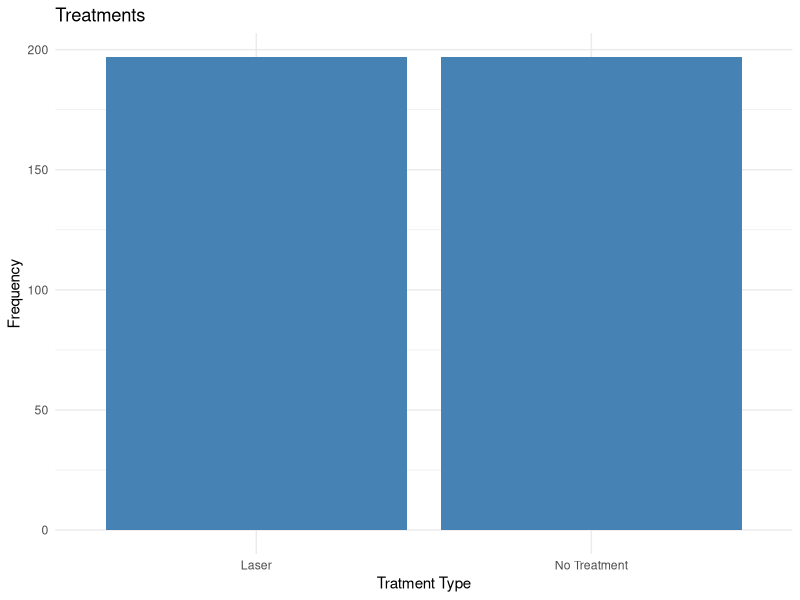
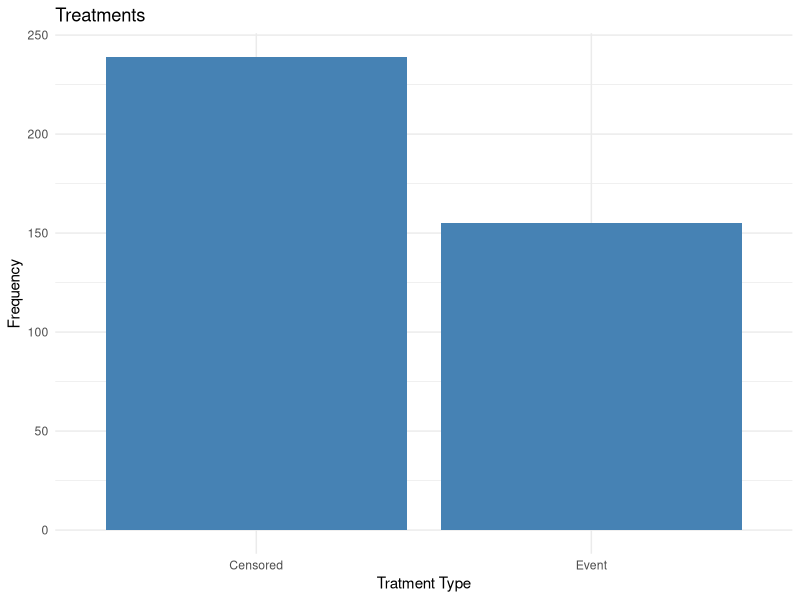
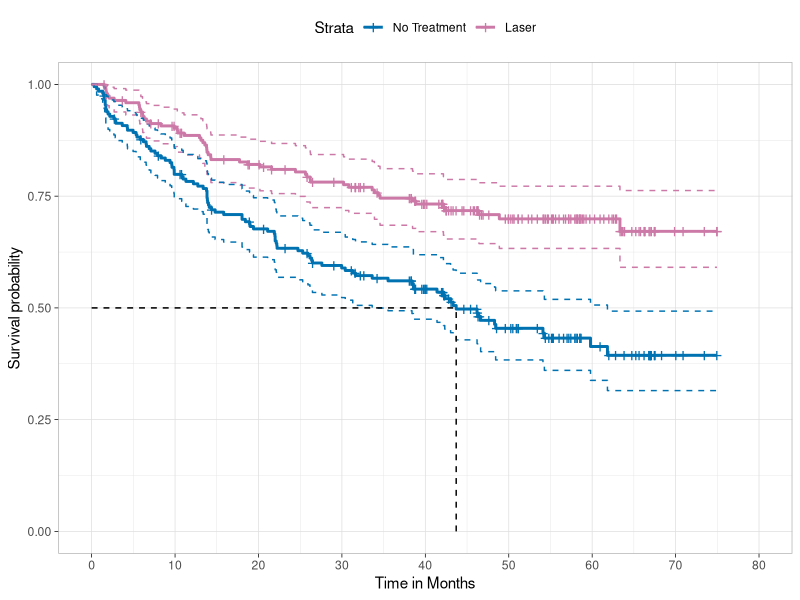
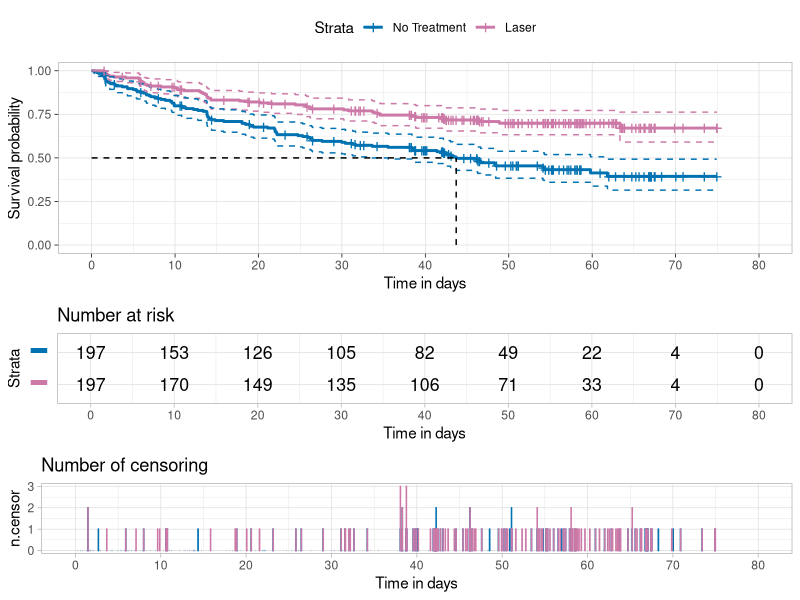

Write R code to recreate these figures, in order. (Note: this script raises an error after producing the figures.)

library(KMsurv)
library(survival)
library(ggplot2)
library(survminer)


data("diabetic")
Diabetic <- diabetic
attach(Diabetic)

# Subdataset for no treatment
data_no_trt <- Diabetic[Diabetic$trt==0,]

# Subdataset for laser
data_laser <- Diabetic[Diabetic$trt==1,]



##########################################################

# bar plot treatment

# Creating dataframe
table1 <- table(trt)
table1
tabl<- c("No Treatment", "Laser")
Freq <- c(197,197)
DF1 <- data.frame(tabl, Freq)

# Plotting

barplot1<-ggplot(data=DF1, aes(x=tabl, y=Freq)) +
  geom_bar(stat="identity", fill="steelblue")+
  theme_minimal()+ggtitle("Treatments") +
  xlab("Tratment Type") + ylab("Frequency")
barplot1


# bar plot status

# Creating dataframe
table2 <- table(status)
table2
tabl2<- c("Censored", "Event")
Freq <- c(239,155)
Df_cen <- data.frame(tabl2, Freq)

# Plotting

barplot2<-ggplot(data=Df_cen, aes(x=tabl2, y=Freq)) +
  geom_bar(stat="identity", fill="steelblue")+
  theme_minimal()+ggtitle("Treatments") +
  xlab("Tratment Type") + ylab("Frequency")
barplot2


##########################################################
# KM Estimates and survival curve wrt treatment


Diabetic_KM_Fit <- survfit(Surv(time, status) ~ trt,data=Diabetic)

summary(Diabetic_KM_Fit)


# Survical Curve


surv_curve <- ggsurvplot(
  Diabetic_KM_Fit,                     # survfit object with calculated statistics.
  data = Diabetic,             # data used to fit survival curves.
  risk.table = FALSE,       # show risk table.
  pval = FALSE,             # show p-value of log-rank test.
  conf.int = TRUE,         # show confidence intervals for 
  # point estimates of survival curves.
  palette = c("#0072B2", "#CC79A7"),
  xlim = c(0,80),         # present narrower X axis, but not affect
  # survival estimates.
  xlab = "Time in Months",   # customize X axis label.
  break.time.by = 10,     # break X axis in time intervals by 500.
  ggtheme = theme_light(), # customize plot and risk table with a theme.
  risk.table.y.text.col = T,# colour risk table text annotations.
  risk.table.height = 0.25, # the height of the risk table
  risk.table.y.text = FALSE,# show bars instead of names in text annotations
  # in legend of risk table.
  ncensor.plot = FALSE,      # plot the number of censored subjects at time t
  ncensor.plot.height = 0.25,
  conf.int.style = "step",  # customize style of confidence intervals
  surv.median.line = "hv",  # add the median survival pointer.
  legend.labs =
    c("No Treatment", "Laser")    # change legend labels.
)


surv_curve



# Survival curve with Risk table and censor plot


risktbl_cens <- ggsurvplot(
  Diabetic_KM_Fit,                     # survfit object with calculated statistics.
  data = Diabetic,             # data used to fit survival curves.
  risk.table = TRUE,       # show risk table.
  pval = FALSE,             # show p-value of log-rank test.
  conf.int = TRUE,         # show confidence intervals for 
  # point estimates of survival curves.
  palette = c("#0072B2", "#CC79A7"),
  xlim = c(0,80),         # present narrower X axis, but not affect
  # survival estimates.
  xlab = "Time in days",   # customize X axis label.
  break.time.by = 10,     # break X axis in time intervals by 500.
  ggtheme = theme_light(), # customize plot and risk table with a theme.
  risk.table.y.text.col = T,# colour risk table text annotations.
  risk.table.height = 0.25, # the height of the risk table
  risk.table.y.text = FALSE,# show bars instead of names in text annotations
  # in legend of risk table.
  ncensor.plot = TRUE,      # plot the number of censored subjects at time t
  ncensor.plot.height = 0.25,
  conf.int.style = "step",  # customize style of confidence intervals
  surv.median.line = "hv",  # add the median survival pointer.
  legend.labs =
    c("No Treatment", "Laser")    # change legend labels.
)


risktbl_cens






##########################################################




# Plot two hazrd functions for two treatment groups

Cum_Haz_Curve <- ggsurvplot(Diabetic_KM_Fit,
           conf.int = TRUE,
           risk.table.col = "strata", # Change risk table color by groups
           ggtheme = theme_bw(), # Change ggplot2 theme
           palette = c("#0072B2", "#CC79A7"),
           fun = "cumhaz",legend.labs =
             c("No Treatment", "Laser") )

Cum_Haz_Curve


##########################################################

# CI for median


km_fit_sur_linear <- survfit(Surv(time, status) ~ trt,data=Diabetic,conf.type="plain")
print(km_fit_sur_linear,  rmedian = "individual" )

km_fit_sur_log <- survfit(Surv(time, status) ~ trt,data=Diabetic,conf.type="log-log")
print(km_fit_sur_log,  rmedian = "individual" )

km_fit_sur_arcsin <- survfit(Surv(time, status) ~ trt,data=Diabetic,conf.type="arcsin")
print(km_fit_sur_arcsin,  rmedian = "individual" )


##########################################################

# CI for survival function

# USing written functions in tutorial 4

alpha=0.05
critical.Z=qnorm(1-alpha/2)
KMPCIestimator <- function (Z,delta)
{ UZ<-unique(Z) #Unique observed times;
N<-length(UZ)
UZ.order<-order(UZ)
UZ<-UZ[UZ.order] #sort data;
KM <- rep(0,N)
Y<-rep(0,N)
D<-rep(0,N)
D[1]<-sum(Z[delta==1]==UZ[1])
Y[1]<-sum(Z >= UZ[1])
KM[1] <- 1-D[1]/Y[1] #this is for right continuous value
for (i in 2: N){
  D[i]<-sum(Z[delta==1]==UZ[i])
  Y[i]<-sum(Z >= UZ[i])
  KM[i] <- KM[i-1]*(1-D[i]/Y[i])
}
#

#Calculate variance and standard error;
sigma2.s<-rep(0,N)
for (i in 1: N){
  ## sigma2.s[i]<-sum( (UZ<=UZ[i])*(D/(Y*(Y-D))) ) #old version
  sigma2.s[i]<-sum( (UZ[1:i]<=UZ[i])*(D[1:i]/(Y[1:i]*(Y[1:i]-D[1:i]))))
  ## Note the data is sorted by UZ;
  ## Using this to avoid NaN for times smaller than the largest observation;
}
KM.var<-KM^2*sigma2.s
KM.se<-sqrt(KM.var)
sigma.s<-sqrt(sigma2.s)

# 100(1-alpha)% log-transformed confidence interval;

theta<-exp((critical.Z*sigma.s)/log(KM))
###according to lecture note in chapter 4 
logtransL<-KM^(1/theta)
logtransU<-KM^theta
# 100(1-alpha)% arcsine-square-root-transformed confidence interval;
###according to lecture note in chapter 4 
ass<-asin(KM^(1/2))
zss<-critical.Z*sigma.s*(KM/(1-KM))^(1/2)
azssL<-ass-0.5*zss
azssU<-ass+0.5*zss
asrtransL<-(sin(pmax(0,azssL)))^2
asrtransU<-(sin(pmin(pi/2,azssU)))^2
Full<-data.frame(UZ,D,Y,KM,sigma2.s,KM.var,KM.se)
Reduced<-subset(Full, (Full$D>0))
PCI.full<-data.frame(UZ,D, logtransL, logtransU, asrtransL, asrtransU)
PCI.reduced<-subset(PCI.full, (PCI.full$D>0))
list(Full, Reduced, PCI.full, PCI.reduced)
}


# log and arcsin cI for no treatment
KMPCI.est_no_trt<-KMPCIestimator(data_no_trt$time, data_no_trt$status)
KMPCI.est_no_trt

# log and arcsin cI for laser
KMPCI.est_laser<-KMPCIestimator(data_laser$time, data_laser$status)
KMPCI.est_laser

##############################################
# Two sample test 
# Hypothesis
#h1(t): Hazard function for no treatment
#h2(t): Haard function for laser
#H0: h1(t) = h2(t) = h(t) for all t  vs.
#Ha: h1(t) = h2(t) for some t 


# Breslow method for handling ties and the Wald test

cox_fit1<-coxph(Surv(time, status)~trt, method=c("breslow"), data = Diabetic) 
summary(cox_fit1)

##log rank
logranktest<-survdiff(Surv(time,status)~trt,data=Diabetic,rho=0)
logranktest

#### Peto

test==4
RiskSet <- function (Z,delta,Z1,delta1, test)   #(Z1,delta1) represent obs. in a group;
{ UZ<-unique(Z[delta==1])      #Unique observed times;
N<-length(UZ)
UZ.order<-order(UZ)
UZ<-UZ[UZ.order]            #sort data;
KM <- rep(0,N)
KM.tilde<-rep(0,N)           #Used in Peto-Peto weights;
Y<-rep(0,N)
D<-rep(0,N)
Y1<-rep(0,N)
D1<-rep(0,N)
YY<-rep(0,N)
for (i in 1 : N){
  D[i]<-sum(Z[delta==1]==UZ[i])
  Y[i]<-sum(Z >= UZ[i])
  D1[i]<-sum(Z1[delta1==1]==UZ[i])
  Y1[i]<-sum(Z1 >= UZ[i])
  YY[i]<-Y[i]+1              #Used in Peto-Peto weights;
  if (i==1){
    KM[i]=1
    KM.tilde[i]=1-D[1]/YY[1]
  }
  else{
    KM[i]<-KM[i-1]*(1-D[i-1]/Y[i-1])              #left continuous version of K-M estimator for Fleiming-Harrington weights;
    KM.tilde[i]<-KM.tilde[i-1]*(1-D[i]/YY[i])   #Modified K-M estimator;
  }
}

D2<-D-D1
Y2<-Y-Y1
Y1DY<-Y1*(D/Y)
Y2DY<-Y2*(D/Y)
DY1DY<-D1-Y1DY

YDY=((Y-D)/((Y-1)*(Y!=1)+1*(Y==1)))*(Y!=1)+ 0*(Y==1)  
#This means if Y=1, (Y-D)/(Y-1)=0, which will not affect results;
Y1YYYD<-(Y1/Y)*(1-Y1/Y)*YDY*D
# print(UZ)
dyTable<-data.frame(UZ, Y1, D1, Y2, D2, Y, D, Y1DY, DY1DY, Y1YYYD, KM, KM.tilde)

# Change test method here, e.g. 1->log-rank test, 2->Gehan test;
if (test==1){
  W=1
  cat("The test is Log-rank test:", "\n")
}
if (test==2){
  W<- Y    
  cat("The test is Gehan test:", "\n")
}
if (test==3){
  W<- KM*(1-KM)       # KM*(1-KM)-> Fleming-Harrinnton test with p=1 and q=1;
  cat("The test is Fleming-Harrinnton test with p=1 and q=1:", "\n")
}
if (test==4){
  W<- KM.tilde          
  cat("The test is Peto-Peto test:", "\n")
}
if (test==5){
  W<- Y^(1/2)       
  cat("The test is Tarone and Ware  test:", "\n")
}


#Calculate Z(tau) values;

Z1Tau<-sum(W*(D1-Y1DY))
Z2Tau<-sum(W*(D2-Y2DY))
ZTau<-matrix(c(Z1Tau,Z2Tau),2,1)


# Calculate variance and covariance;

sigma11<-sum(W^2*(Y1/Y)*(1-Y1/Y)*YDY*D)
sigma22<-sum(W^2*(Y2/Y)*(1-Y2/Y)*YDY*D)
sigma12<--sum(W^2*(Y1/Y)*(Y2/Y)*YDY*D)
sigma21<-sigma12

varmatrix<-matrix(c(sigma11,sigma12, sigma21, sigma22), 2,2)

# Calculate Chi-Squred statistic and p-value using Z_1(tau);
chiSq<-Z1Tau^2/sigma11
pval<-1-pchisq(chiSq, 1)
testval<-c(chiSq,pval) 

list(dyTable, ZTau, varmatrix, testval)
}

Z<-Diabetic$time
delta<-Diabetic$status
Z1<-Diabetic$time[Diabetic$trt==0]          # Use no trt as trt=0;
delta1<-Diabetic$status[Diabetic$trt==0]

# Set  a value for test for a specific test;
# test=1-> Log-rank, 2-> Gehan, 3-> Fleming-Harrington, p=1, q=1, 4-> Peto-Peto;
# test=5-> Tarone and Ware;

Results<-RiskSet(Z,delta,Z1,delta1, test)  

##the test is peto test
cat( "\n \n")
print(Results[[1]])
cat("\n \n")
cat( "\n \n")
print(Results[[2]])
cat("\n \n")
cat("Z(tau)=", Results[[2]][1], "\n \n")
cat("\n \n")
cat("variance and covariance matrix, use K-1 values only:", "\n \n")
print(Results[[3]])
cat("\n \n")
cat("sigma_11^2=", Results[[3]][1,1], "\n \n")
cat("\n \n")
cat("test statistic and p-value:", "\n \n")
print(Results[[4]])
cat("\n \n")
cat("Chi-squared test statistic=", Results[[4]][1], "\n \n")
cat("p-value of the test       =", Results[[4]][2], "\n \n")

######################################################################
######################################################################
######################################################################
######################################################################
# Model development


#Function for the local test for possible confounders, adjusted for  Treatment type;
#coxph.fit is the object from coxph() and df is the df of the confounders;

#This local test is based on the Wald test;

coxph.localtest<-function(coxph.fit, df){
  coef<-coxph.fit$coef
  var<-coxph.fit$var
  loglik<-coxph.fit$loglik[2]
  p<-length(coef)
  AIC<- -2*loglik+2*p    #Using the formula on p.277;
  var.mat<-solve(as.matrix(var[(p-df+1):p, (p-df+1):p]))
  coe.mat<-matrix(c(coef[(p-df+1):p]), df, 1)
  WaldChiSq<-t(coe.mat)%*%var.mat%*%coe.mat
  pvalue<-1-pchisq(WaldChiSq,df)
  results<-c(df, WaldChiSq, pvalue, AIC)
  list(results)
}


options(width=60,length=200,digits=5)   # Set number of digits to be printed

Table1<-matrix(0,4,4)

coxphTable1.laser<-coxph(Surv(time, status)~trt+laser, method=c("breslow"), data = Diabetic)
coxphTable1.age<-coxph(Surv(time, status)~trt+age, method=c("breslow"), data = Diabetic)
coxphTable1.eye<-coxph(Surv(time, status)~trt+eye, method=c("breslow"), data = Diabetic)
coxphTable1.risk<-coxph(Surv(time, status)~trt+risk, method=c("breslow"), data = Diabetic)

Table1[1,]<-c(coxph.localtest(coxphTable1.laser, df=1)[[1]])
Table1[2,]<-c(coxph.localtest(coxphTable1.age, df=1)[[1]])
Table1[3,]<-c(coxph.localtest(coxphTable1.eye, df=1)[[1]])
Table1[4,]<-c(coxph.localtest(coxphTable1.risk, df=1)[[1]])


cat("Table 1: Local test for possible confounders, adjusted for  treatment type", "\n")
cat("    DF, Wald Chi-Squre, p-value, AIC:", "\n")
print(Table1)



# risk has lowest p value hence include to the model 
# now Local test for possible confounders, adjusted for treatment type and risk




Table2<-matrix(0,3,4)

coxphTable2.laser<-coxph(Surv(time, status)~trt+risk+laser, method=c("breslow"), data = Diabetic)
coxphTable2.age<-coxph(Surv(time, status)~trt+risk+age, method=c("breslow"), data = Diabetic)
coxphTable2.eye<-coxph(Surv(time, status)~trt+risk+eye, method=c("breslow"), data = Diabetic)


Table2[1,]<-c(coxph.localtest(coxphTable2.laser, df=1)[[1]])
Table2[2,]<-c(coxph.localtest(coxphTable2.age, df=1)[[1]])
Table2[3,]<-c(coxph.localtest(coxphTable2.eye, df=1)[[1]])



cat("Table 3: Local test for possible confounders, adjusted for  treatment type and risk", "\n")
cat("    DF, Wald Chi-Squre, p-value, AIC:", "\n")
print(Table2)



# eye has lowest p value hence include to the model 
# now Local test for possible confounders, adjusted for treatment type,risk and eye


Table3<-matrix(0,2,4)

coxphTable3.laser<-coxph(Surv(time, status)~trt+risk+eye+laser, method=c("breslow"), data = Diabetic)
coxphTable3.age<-coxph(Surv(time, status)~trt+risk+eye+age, method=c("breslow"), data = Diabetic)


Table3[1,]<-c(coxph.localtest(coxphTable3.laser, df=1)[[1]])
Table3[2,]<-c(coxph.localtest(coxphTable3.age, df=1)[[1]])


cat("Table 3: Local test for possible confounders, adjusted for  treatment type and risk", "\n")
cat("    DF, Wald Chi-Squre, p-value, AIC:", "\n")
print(Table3)


##########################Final Model#########################
Interaction_Model<-coxph(Surv(time, status)~trt+risk+eye+risk*eye, method=c("breslow"), data = Diabetic)

print(Interaction_Model) 



Final_Model<-coxph(Surv(time, status)~trt+risk+eye, method=c("breslow"), data = Diabetic)

cat("FInal Model: Analysis of Variance Table for the Final Model for \  
       diabetic retinopathy", "\n")
print(Final_Model) 











################### Cox PH assumption Checking############

Diabetic <- diabetic
#To include time-dependent covariates in the Cox PH model, we use the following function
#expand.breakpoints () to expand the data set first;
rm(list=ls())
options(width=60,length=200,digits=5) # Set number of digits to be printed
expand.breakpoints <-
  function(dataset, index = "patnum", status = "status", tevent = "time",
           Zvar = F, breakpoints = NULL){
    # Expand <dataset> so that each individual has a row for each
    # unique failure time that is <= his/her/its own failure time.
    #
    # Original version written by Kathy Russell, for
    # Kenneth Hess, Department of Biomathematics,
    # University of Texas M. D. Anderson Cancer Centre.
    #
    # Substantially modified by JHM, Nov 23, 1998.
    #
    # ERROR checking
    onceonly <- paste("must be a character string matching exactly",
                      "one name in the first parameter, dataset")
    # Require dataset to be of type data.frame
    if((missing(dataset) || !is.data.frame(dataset)))
      stop("\n Parameter, dataset, must be a data frame")
    varset <- names(dataset)
    covset <- varset
    lvset <- 1:length(varset) # Require dataset to have unique names
    if(any(duplicated(varset))) {
      stop(paste("\n Parameter, dataset, must have uniquely defined",
                 "column names"))
    }
    # Require index to match exactly 1 dataset name
    if(length((indexloc <- lvset[varset == index])) != 1)
      stop(paste("\n Parameter, index,", onceonly))
    covset <- covset[covset != index]
    # Require status to match exactly 1 dataset name
    if(length((statusloc <- lvset[varset == status])) != 1)
      stop(paste("\n Parameter, status,", onceonly))
    covset <- covset[covset != status]
    # Require tevent to match exactly 1 dataset name
    if(length((teventloc <- lvset[varset == tevent])) != 1)
      stop(paste("\n Parameter, tevent,", onceonly))
    covset <- covset[covset != tevent] # -----------------------------
    # Form vector of breakpoints, if necessary
    if(is.null(breakpoints)) {
      times <- dataset[, tevent]
      breakpoints <- sort(unique(times[dataset[, status] == 1]))
    }
    # Require breakpoints to be a vector of length >= 1
    if((is.null(breakpoints)) || (!(is.numeric(
      breakpoints))) || (!(is.vector(
        breakpoints))) || (length(breakpoints) < 1)) stop(paste(
          "\n Parameter, breakpoints, must be a numeric vector",
          "with at least 1 element")) #*****************
    #Begin
    #*****************
    n <- nrow(dataset)
    temp.stop <- c(breakpoints, 0) # The 0 is a place-filler
    if(breakpoints[1] > 0)
      temp.start <- c(0, breakpoints)
    else temp.start <- c(-1, breakpoints)
    n.break <- length(breakpoints) + 1
    t.event <- dataset[, tevent] # ---------------------------
    ## Begin calculate n.epochs
    n.epochs <- sapply(1:n, function(m, breaks, times)
      sum(breaks < times[m]) + 1, breaks = breakpoints, times = t.event)
    # End n.epochs
    id <- rep(1:n, n.epochs) # Index into supplied dataset
    last.epoch <- cumsum(n.epochs)
    epoch <- unlist(sapply(n.epochs, function(x)
      1:x)) # Index into vectors of interval start & stop points
    if(Zvar) {
      Zmat <- diag(rep(1, n.break))[epoch, ]
      Z.name <- paste("Z", seq(1, n.break), sep = "")
    }
    Tstop <- temp.stop[epoch]
    Tstop[last.epoch] <- dataset[, tevent]
    status2 <- rep(0, length(epoch))
    status2[last.epoch] <- dataset[, status]
    new.dataset <- data.frame(dataset[id, index, drop = F], temp.start[epoch],
                              Tstop, status2, epoch, dataset[id, covset, drop = F])
    if(Zvar)
      new.dataset <- data.frame(new.dataset, Zmat)
    nam <- c(index, "Tstart", "Tstop", status, "epoch", covset)
    if(Zvar)
      nam <- c(nam, Z.name)
    dimnames(new.dataset) <- list(1:length(epoch), nam)
    return(new.dataset)
  }

#We are going to add the time-dependent covariate Z_p(t) in the above final model in Table 8.9, to obta#Use the R function expand.breakpoints () to expand the data set first;
#An example to use the R function expand.breakpoints ();
#patnum<-seq(1:nobs) #Patients's ID;
#OX<-X%*%gamma #gamma1*baseline+gamma2*processor

Diabetic <- diabetic
Diabetic 
nobs<-dim(diabetic)[1]
patnum<-1:nobs
##Need more covariates in new.data;
new.data<-data.frame(time=Diabetic$time, delta=Diabetic$status, patnum, trt)
data.expand<-expand.breakpoints(new.data, index="patnum", status="delta", tevent="time", Zvar=F)
#Create time-dependent covariate Z2t=Z1*ln(t); Z1=one of fixed factors here;
lnt<-log(data.expand$Tstop)
Z1.t<-data.expand$trt*lnt

coxph.model<-coxph(Surv(Tstart,Tstop, delta)~trt+Z1.t,
                   data=data.expand,method=c("breslow"))
summary(coxph.model)



# Assumption Satisfied



#################### Model Diagnostics######################

fit1<-coxph(Surv(time, status)~trt+risk+eye, method=c("breslow"), data = Diabetic)


# COX snell diagnostic plot


library(survival)

mres = resid(fit1, type="martingale")
# type can be martingale, deviance, score, schoenfeld, dfbeta, dfbetas,
# scaledsch, partial
csres = status-mres
r.surv = survfit(Surv(csres,status)~1,type="fleming-harrington")
#pdf("Figure11_1.pdf")
par(las=1, mfrow=c(1,1), mai = c(0.5,1.0,1,0.1), omi = c(1.0,0,0.5,0))
plot(0,0,lty=1,type='n',xlim = c(0,1.5),ylim = c(0,1.5),xlab="Residual",
     ylab="Estimated Cum Hazards", main="Cox Snell diagnostic plot")
box()
lines(r.surv$time, -log(r.surv$surv), type='s')
lines(c(0,3),c(0,3))




##################### Martingale Residuals for Form of Covariates

plot(0,0,lty=1,type='n',xlim = c(0,20),ylim = c(-1.3,1),xlab="Waiting time", 
     ylab="Martingale residuals")
box()
points(risk, mres)
lines(lowess(mres~risk)$x,lowess(mres~risk)$y)









